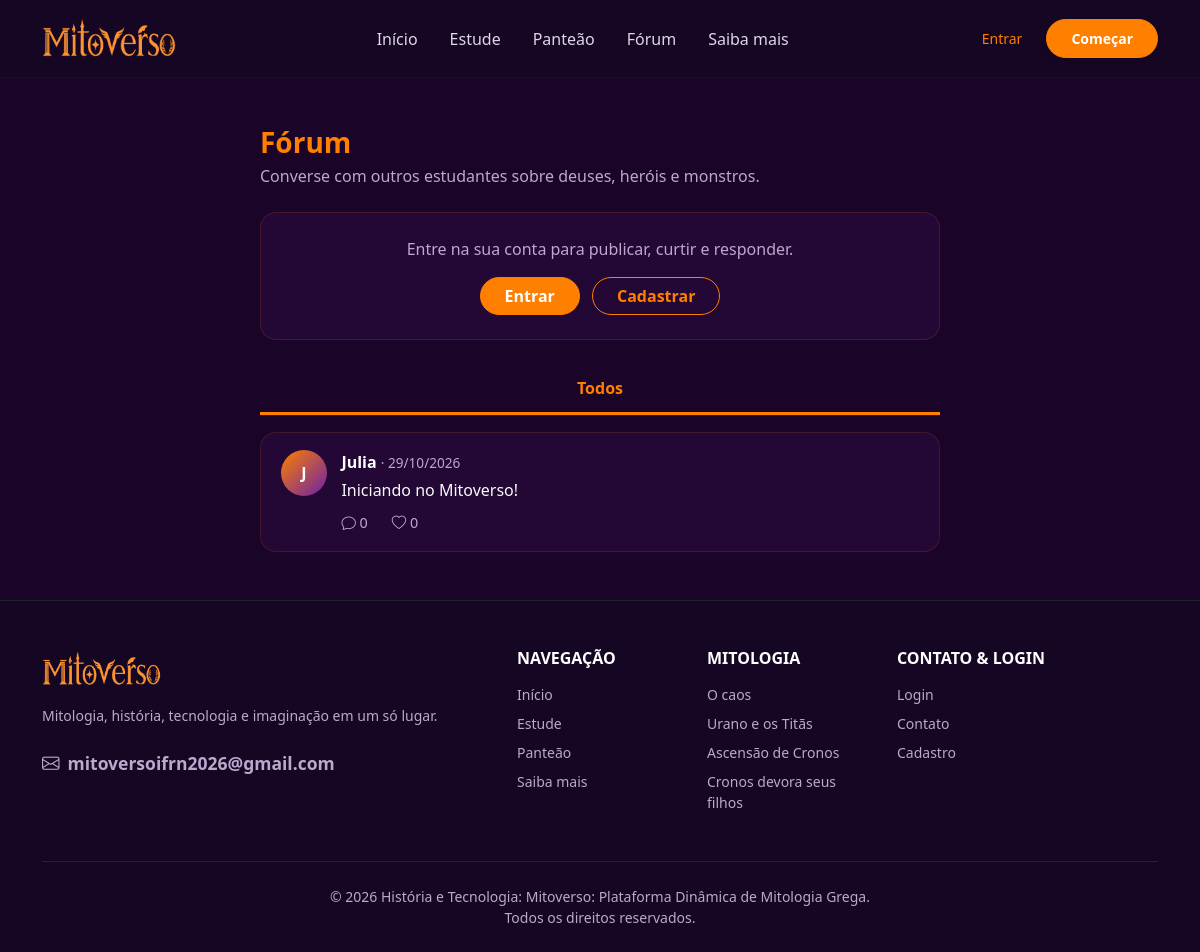
/posts, run on an earlier commit of the app's database.
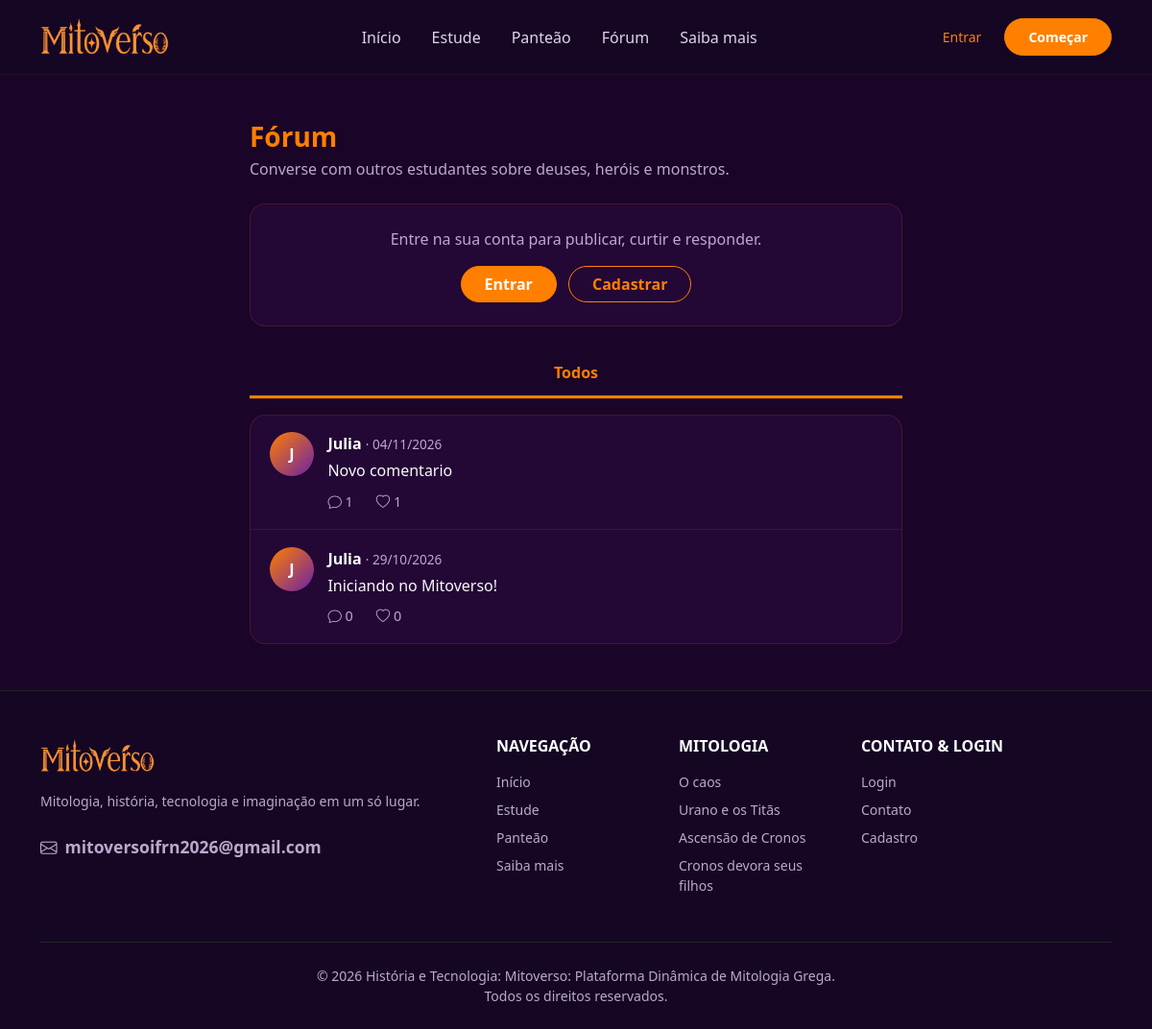
And on a later commit of the database.
### app/models/post.py (models this page shows, shortened)
class Post(db.Model):
    __tablename__ = "post"
    id = db.Column(db.Integer, primary_key = True)
    conteudo = db.Column(db.Text, nullable = False)
    criado_em = db.Column(db.DateTime, nullable = False, default = lambda: datetime.now(timezone.utc))
    id_usuario = db.Column(db.Integer, db.ForeignKey("usuario.id"), nullable = False)
    id_pai = db.Column(db.Integer, db.ForeignKey("post.id"), nullable = True)
    autor = db.relationship("Usuario", backref = db.backref("posts", cascade = "all, delete-orphan"))
    respostas = db.relationship(
        "Post",
        backref = db.backref("pai", remote_side = [id]),
        cascade = "all, delete-orphan",
        order_by = "Post.criado_em"
    )
    curtidas = db.relationship("Curtida", backref = "post", cascade = "all, delete-orphan")

### app/models/usuario.py (models this page shows)
class Usuario(UserMixin, db.Model):
    __tablename__ = "usuario"
    id = db.Column(db.Integer, primary_key = True)
    nome = db.Column(db.String(100), nullable = False)
    email = db.Column(db.String(100), nullable = False, unique = True)
    senha = db.Column(db.String(256), nullable = False)
    bio = db.Column(db.String(200))
    criado_em = db.Column(db.DateTime, default = lambda: datetime.now(timezone.utc))
    seguindo = db.relationship(
        "Usuario",
        secondary = seguidor,
        primaryjoin = (seguidor.c.id_seguidor == id),
        secondaryjoin = (seguidor.c.id_seguido == id),
        backref = "seguidores"
    )

### app/routes/posts.py (the view)
@posts_bp.route("/posts")
def feed():
    aba = request.args.get("aba", "todos")
    pagina = request.args.get("pagina", 1, type = int)
    if aba == "seguindo" and current_user.is_authenticated:
        paginacao = listar_feed_seguindo(current_user, pagina)
    else:
        aba = "todos"
        paginacao = listar_feed(pagina)
    return render_template("usuario/post.html", form = PostForm(), paginacao = paginacao, aba = aba)

### app/__init__.py (called while the page is built)
@app.template_filter("tempo_atras")
def tempo_atras(data):
    if not data:
        return ""
    if data.tzinfo is None:
        data = data.replace(tzinfo = timezone.utc)
    segundos = int((datetime.now(timezone.utc) - data).total_seconds())
    if segundos < 60:
        return "agora"
    if segundos < 3600:
        return f"{segundos // 60} min"
    if segundos < 86400:
        return f"{segundos // 3600} h"
    if segundos < 604800:
        return f"{segundos // 86400} d"
    return data.strftime("%d/%m/%Y")

### app/services/post_service.py (called while the page is built)
def _paginar(consulta, pagina):
    return db.paginate(consulta, page = pagina, per_page = POSTS_POR_PAGINA, error_out = False)

def listar_feed(pagina):
    consulta = db.select(Post).where(Post.id_pai.is_(None)).order_by(Post.criado_em.desc())
    return _paginar(consulta, pagina)

### app/templates/usuario/post.html (shortened to what this page needs)
{% extends 'base.html' %}
{% block css %}<link rel="stylesheet" href="{{ url_for('static', filename='css/forum.css') }}">{% endblock %}
{% block conteudo %}
<div class="container py-5">
    <div class="forum-coluna">
        <h1 class="h3 fw-bold text-orange mb-1">Fórum</h1>
        <p class="text-mv-muted mb-4">Converse com outros estudantes sobre deuses, heróis e monstros.</p>
        {% if current_user.is_authenticated %}
            <div class="painel p-3 mb-4">
                <form action="{{ url_for('posts.novo_post') }}" method="POST">
                    {{ form.hidden_tag() }}
                    <div class="d-flex gap-3">
                        <span class="avatar-inicial">{{ current_user.nome[0]|upper }}</span>
                        {{ form.conteudo(class="form-control campo-post", rows=3, maxlength=500, placeholder="O que os deuses estão dizendo?") }}
                    </div>
                    <div class="d-flex justify-content-between align-items-center mt-2">
                        <small class="contador text-mv-muted">0/500</small>
                        {{ form.enviar(class="btn btn-mitoverso rounded-pill px-4") }}
                    </div>
                </form>
            </div>
        {% else %}
            <div class="painel p-4 mb-4 text-center">
                <p class="mb-3 text-mv-muted">Entre na sua conta para publicar, curtir e responder.</p>
                <a href="{{ url_for('autenticacao.login') }}" class="btn btn-mitoverso rounded-pill px-4 me-2">Entrar</a>
                <a href="{{ url_for('autenticacao.cadastro') }}" class="btn btn-outline-mitoverso rounded-pill px-4">Cadastrar</a>
            </div>
        {% endif %}
        <div class="abas">
            <a href="{{ url_for('posts.feed') }}" class="{{ 'ativa' if aba == 'todos' }}">Todos</a>
        </div>
        <div class="painel lista-posts">
            {% for post in paginacao.items %}
                {% include 'usuario/_post_card.html' %}
            {% endfor %}
        </div>
    </div>
</div>
{% endblock %}

### app/templates/usuario/_post_card.html (shortened to what this page needs)
<article class="post-card" id="post-{{ post.id }}">
    <a href="{{ url_for('perfil.ver_perfil', id_usuario=post.autor.id) }}" class="avatar-inicial" aria-label="Perfil de {{ post.autor.nome }}">
        {{ post.autor.nome[0]|upper }}
    </a>
    <div class="post-corpo">
        <div class="post-cabecalho">
            <a href="{{ url_for('perfil.ver_perfil', id_usuario=post.autor.id) }}" class="post-autor">{{ post.autor.nome }}</a>
            <span class="post-data">· {{ post.criado_em|tempo_atras }}</span>
        </div>
        <a href="{{ url_for('posts.ver_post', id_post=post.id) }}" class="post-texto-link">
            <p class="post-texto">{{ post.conteudo }}</p>
        </a>
        <div class="post-acoes">
            <a href="{{ url_for('posts.ver_post', id_post=post.id) }}" class="acao">
                <i class="bi bi-chat"></i> {{ post.respostas|length }}
            </a>
            {% if current_user.is_authenticated %}
                <form action="{{ url_for('posts.curtir', id_post=post.id) }}" method="POST" class="d-inline">
                    <input type="hidden" name="csrf_token" value="{{ csrf_token() }}">
                    <input type="hidden" name="next" value="{{ request.full_path|trim('?') }}#post-{{ post.id }}">
                    <button type="submit" class="acao {{ 'curtido' if post.curtido_por(current_user) }}" aria-label="Curtir">
                        <i class="bi {{ 'bi-heart-fill' if post.curtido_por(current_user) else 'bi-heart' }}"></i> {{ post.curtidas|length }}
                    </button>
                </form>
            {% else %}
                <a href="{{ url_for('autenticacao.login') }}" class="acao">
                    <i class="bi bi-heart"></i> {{ post.curtidas|length }}
                </a>
            {% endif %}
        </div>
    </div>
</article>

What changed in the data, as far as the page shows it:
added Post: autor "J", autor.nome "Julia", criado_em|tempo_atras "04/11/2026", conteudo "Novo comentario", respostas|length "1", curtidas|length "1"
